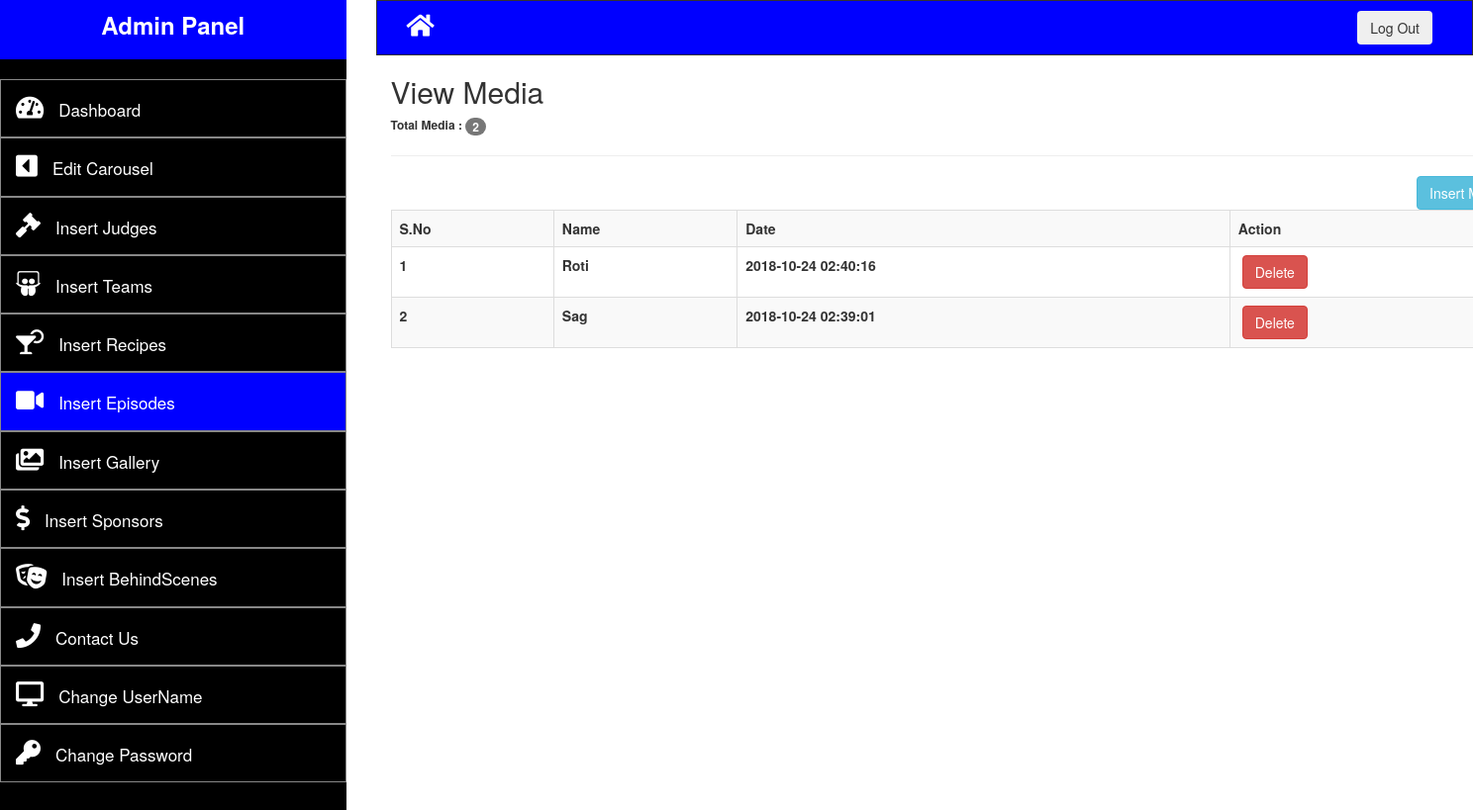
Screenshot of /admin/viewMedia.php (signed in) with the database file from the repository.
### tables this page shows
CREATE TABLE `media` (
  `id` int(10) NOT NULL,
  `name` text NOT NULL,
  `video` text NOT NULL,
  `msg` text NOT NULL,
  `date` timestamp NOT NULL DEFAULT CURRENT_TIMESTAMP ON UPDATE CURRENT_TIMESTAMP,
  `etc` text NOT NULL
);

### admin/viewMedia.php (the view, shortened to what this page needs)
<?php
	require 'config/db.php';
	if(!isset($_SESSION['user'])){
		header("location:login.php");
	}else{
?>
<!DOCTYPE html>
<html>
<head>
		<link rel="stylesheet" href="https://maxcdn.bootstrapcdn.com/bootstrap/3.3.7/css/bootstrap.min.css">
		<link href="adminAssets\style.css" rel="stylesheet">
		<link 	rel="stylesheet"
				href="https://use.fontawesome.com/releases/v5.2.0/css/all.css"
>
</head>
<body>
	<div class="row">
		<div class="col-md-3">
			<div class="heading">
				<h3 style="text-align: center; font-weight: bold; color: white; line-height: 50px">Admin Panel</h3>
				<div class="pro">
				</div>
				<div class="menu">
					<ul>
						<li><a href="indexAdmin.php"><i class="fas fa-tachometer-alt" style="color: white; font-size: 25px; margin-right: 15px;"></i>Dashboard</a></li>
						<li><a href="viewCarousel.php"><i class="fas fa-caret-square-left" style="color: white; font-size: 25px; margin-right: 15px;"></i>Edit Carousel</a></li>
						<li><a href="viewJudges.php"><i class="fas fa-gavel" style="color: white; font-size: 25px; margin-right: 15px;"></i>Insert Judges</a></li>
						<li><a href="viewTeam.php"><i class="fab fa-slideshare" style="color: white; font-size: 25px; margin-right: 15px;"></i>Insert Teams</a></li>
						<li><a href="viewRecipes.php"><i class="fas fa-cocktail" style="color: white; font-size: 25px; margin-right: 15px;"></i>Insert Recipes</a></li>
						<li class="active disabled"><a href="viewMedia.php"><i class="fas fa-video" style="color: white; font-size: 25px; margin-right: 15px;"></i>Insert Episodes</a></li>
						<li><a href="viewGallery.php"><i class="fas fa-images" style="color: white; font-size: 25px; margin-right: 15px;"></i>Insert Gallery</a></li>
						<li><a href="viewSponsors.php"><i class="fas fa-dollar-sign" style="color: white; font-size: 25px; margin-right: 15px;"></i>Insert Sponsors</a></li>
						<li><a href="viewBehindScenes.php"><i class="fas fa-theater-masks" style="color: white; font-size: 25px; margin-right: 15px;"></i>Insert BehindScenes</a></li>
						<li><a href="viewContactUs.php"><i class="fa fa-phone" style="color: white; font-size: 25px; margin-right: 15px;"></i>Contact Us</a></li>
						<li><a href="changeUser.php"><i class="fas fa-desktop" style="color: white; font-size: 25px; margin-right: 15px;"></i>Change UserName</a></li>
						<li><a href="changePass.php"><i class="fas fa-key" style="color: white; font-size: 25px; margin-right: 15px;"></i>Change Password</a></li>
					</ul>
				</div>
			</div>
		</div>
		<div class="col-md-9">
			<div class="container-fluid" style="background: blue; border: 1px solid;">
				<div class="col-md-6">
					<a href="../index.php"><i class="fas fa-home" style="color: white; font-size: 25px; margin-right: 15px; padding-top: 12px;"></i></a>
				</div>
				<div class="col-md-6">
					<form action="logout.php">
						<button class= "btn btn-purple" style="float: right; margin: 10px">Log Out</button>
					</form>
				</div>
			</div>
			<div class="container" style="background: #FFF;">
			<?php
			$judge_query = "SELECT * FROM media
									ORDER BY id DESC";
			$connect_judge_query = mysqli_query($conn, $judge_query);
			$count_rows = mysqli_num_rows($connect_judge_query);
			$number_of_items = 1;
			?>
				<h2>View Media</h2>
				<h6 style="font-weight: bold">Total Media : <span class="badge"><?php echo $count_rows; ?></span></h6>
				<hr>
				<a href="insertMedia.php" class="btn btn-info" style="float:right">Insert Media</a>
					<table class="table table-hover table-striped table-bordered">
						<tr>
							<th>S.No</th>
							<th>Name</th>
							<th>Date</th>
							<th>Action</th>
						</tr>
			<?php
			if($count_rows > 0){
				while($get_each_row = mysqli_fetch_array($connect_judge_query)){
					$id_of_judge = $get_each_row['id'];
					$name_of_judge = $get_each_row['name'];
					$date_judge = $get_each_row['date'];
			?>
						<tr>
							<th><?php echo $number_of_items++; ?></th>
							<th><?php echo $name_of_judge; ?></th>
							<th><?php echo $date_judge; ?></th>
							<th>&nbsp;<a href="deleteMedia.php?id=<?php echo $id_of_judge; ?>" class="btn btn-danger">Delete</a></th>
						</tr>
			<?php
				}
			}
			?>
					</table>
				</div>
			</div>
		</div>
</body>
</html>
<?php } ?>

### admin/adminAssets/style.css (style rules this page uses)
.active { background: blue; }
.heading { background: blue; height: 60px; margin-top: -20px; }
.pro { background: black; padding: 10px; }
.menu { background: black; height: 800px; }
.menu >ul>li { border: 1px solid #888; margin-left: -40px; padding: 15px; }
.menu >ul>li>a { color: white; font-size: 17px; }
.btn-purple { background: #d03cf; }

### rows the page displays
media: name "Roti", date "2018-10-24 02:40:16"
media: name "Sag", date "2018-10-24 02:39:01"

### other values shown
$count_rows "2"
